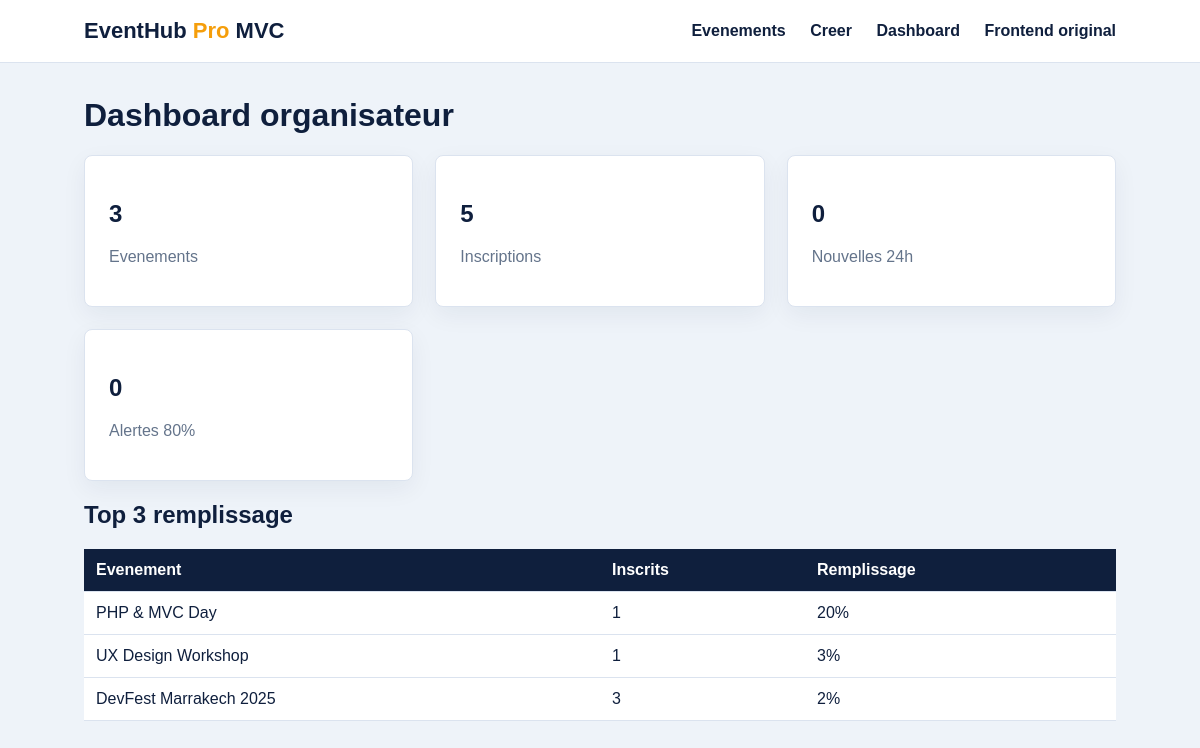
The page /index.php?route=dashboard on the database its author committed.
### tables this page shows
CREATE TABLE events (
    id              INT UNSIGNED AUTO_INCREMENT PRIMARY KEY,
    title           VARCHAR(255) NOT NULL,
    description     TEXT NOT NULL,
    event_date      DATETIME NOT NULL,
    location        VARCHAR(255) NOT NULL,
    capacity        SMALLINT UNSIGNED NOT NULL CHECK (capacity > 0),
    category        VARCHAR(50) NOT NULL,
    organizer_email VARCHAR(255) NOT NULL,
    organizer_id    INT UNSIGNED NULL,
    alert_sent      TINYINT(1) NOT NULL DEFAULT 0,
    created_at      DATETIME NOT NULL DEFAULT CURRENT_TIMESTAMP,
    updated_at      DATETIME NOT NULL DEFAULT CURRENT_TIMESTAMP ON UPDATE CURRENT_TIMESTAMP,
    CONSTRAINT fk_events_organizer FOREIGN KEY (organizer_id) REFERENCES users(id) ON DELETE SET NULL
);

### core/Controller.php (called while the page is built, shortened)
<?php
abstract class Controller
{
    protected function view(string $view, array $data = []): void
    {
        extract($data, EXTR_SKIP);
        require __DIR__ . '/../app/Views/layouts/header.php';
        require __DIR__ . '/../app/Views/' . $view . '.php';
        require __DIR__ . '/../app/Views/layouts/footer.php';
    }
}

### app/Controllers/DashboardController.php (called while the page is built)
<?php
final class DashboardController extends Controller
{
    public function index(): void
    {
        $stats = (new EventModel($this->pdo))->stats();
        $this->view('dashboard/index', [
            'title' => 'Dashboard',
            'summary' => $stats['summary'],
            'top3' => $stats['top3'],
            'perEvent' => $stats['per_event'],
        ]);
    }
}

### core/Router.php (called while the page is built, shortened)
<?php
final class Router
{
    private array $routes = [];
    public function dispatch(string $method, string $path): void
    {
        $path = trim($path, '/');
        $key = strtoupper($method) . ' ' . ($path === '' ? 'events' : $path);
        [$class, $action] = $this->routes[$key];
        $controller = new $class();
        $controller->$action();
    }
    private function add(string $method, string $path, array $handler): void
    {
        $path = trim($path, '/');
        $this->routes[strtoupper($method) . ' ' . ($path === '' ? 'events' : $path)] = $handler;
    }
}

### public/index.php (called while the page is built, shortened)
<?php
require_once __DIR__ . '/../core/Controller.php';
require_once __DIR__ . '/../core/Router.php';
require_once __DIR__ . '/../app/Models/EventModel.php';
require_once __DIR__ . '/../app/Controllers/DashboardController.php';
$router = new Router();
$router->get('', [EventController::class, 'index']);
$router->get('events', [EventController::class, 'index']);
$router->get('events/create', [EventController::class, 'create']);
$router->post('events/store', [EventController::class, 'store']);
$router->post('events/register', [EventController::class, 'register']);
$router->match(['GET', 'POST'], 'api/events', [ApiController::class, 'events']);
$router->get('api/stats', [ApiController::class, 'stats']);
$router->get('dashboard', [DashboardController::class, 'index']);
$router->get('pdf/ticket', [PdfController::class, 'ticket']);
$router->get('pdf/report', [PdfController::class, 'report']);
$route = (string)($_GET['route'] ?? 'events');
$router->dispatch($_SERVER['REQUEST_METHOD'], $route);

### app/Models/EventModel.php (called while the page is built, shortened)
<?php
final class EventModel
{
    public function stats(): array
    {
        $summary = $this->pdo->query(
            "SELECT
                COUNT(*) AS total_events,
                COALESCE(SUM(ec.registered_count), 0) AS total_registered,
                COALESCE(SUM(ec.new_last_24h), 0) AS new_last_24h,
                COALESCE(ROUND(AVG(ec.fill_pct)), 0) AS avg_fill_pct,
                COALESCE(SUM(CASE WHEN ec.fill_pct >= 80 THEN 1 ELSE 0 END), 0) AS alert_count
             FROM events e
             LEFT JOIN (
                SELECT e2.id,
                       COUNT(r2.id) AS registered_count,
                       COALESCE(SUM(CASE WHEN r2.registered_at >= NOW() - INTERVAL 24 HOUR THEN 1 ELSE 0 END), 0) AS new_last_24h,
                       ROUND(COUNT(r2.id) / e2.capacity * 100) AS fill_pct
                FROM events e2
                LEFT JOIN registrations r2 ON r2.event_id = e2.id
                GROUP BY e2.id
             ) ec ON ec.id = e.id"
        )->fetch();
        $top3 = $this->pdo->query(
            'SELECT e.id, e.title, COUNT(r.id) AS reg,
                    ROUND(COUNT(r.id) / e.capacity * 100) AS fill_pct
             FROM events e
             LEFT JOIN registrations r ON r.event_id = e.id
             GROUP BY e.id
             ORDER BY fill_pct DESC, reg DESC
             LIMIT 3'
        )->fetchAll();
        $perEvent = $this->pdo->query(
            'SELECT e.id, e.title, e.capacity, COUNT(r.id) AS registered,
                    ROUND(COUNT(r.id) / e.capacity * 100) AS fill_pct,
                    (e.capacity - COUNT(r.id) = 0) AS is_full
             FROM events e
             LEFT JOIN registrations r ON r.event_id = e.id
             GROUP BY e.id
             ORDER BY fill_pct DESC, registered DESC'
        )->fetchAll();
        $byDay = $this->pdo->query(
            'SELECT DATE(registered_at) AS day, COUNT(*) AS count
             FROM registrations
             WHERE registered_at >= DATE_SUB(NOW(), INTERVAL 7 DAY)
             GROUP BY DATE(registered_at)
             ORDER BY day ASC'
        )->fetchAll();
        return [
            'summary' => $summary,
            'top3' => $top3,
            'per_event' => $perEvent,
            'registrations_by_day' => $byDay,
        ];
    }
}

### app/Views/dashboard/index.php (the view)
<h1>Dashboard organisateur</h1>
<div class="grid">
    <section class="panel">
        <h2><?= (int)$summary['total_events'] ?></h2>
        <p class="muted">Evenements</p>
    </section>
    <section class="panel">
        <h2><?= (int)$summary['total_registered'] ?></h2>
        <p class="muted">Inscriptions</p>
    </section>
    <section class="panel">
        <h2><?= (int)$summary['new_last_24h'] ?></h2>
        <p class="muted">Nouvelles 24h</p>
    </section>
    <section class="panel">
        <h2><?= (int)$summary['alert_count'] ?></h2>
        <p class="muted">Alertes 80%</p>
    </section>
</div>
<h2>Top 3 remplissage</h2>
<table>
    <thead>
    <tr>
        <th>Evenement</th>
        <th>Inscrits</th>
        <th>Remplissage</th>
    </tr>
    </thead>
    <tbody>
    <?php foreach ($top3 as $event): ?>
        <tr>
            <td><?= htmlspecialchars($event['title'], ENT_QUOTES, 'UTF-8') ?></td>
            <td><?= (int)$event['reg'] ?></td>
            <td><?= (int)$event['fill_pct'] ?>%</td>
        </tr>
    <?php endforeach; ?>
    </tbody>
</table>

### app/Views/layouts/header.php (style rules this page uses)
:root { --navy: #0f1f3d; --blue: #2563eb; --orange: #f59e0b; --line: #dbe3ef; }
* { box-sizing: border-box; }
body { margin: 0; font-family: Arial, sans-serif; color: var(--navy); background: #eef3f9; }
.panel { background: white; border: 1px solid var(--line); border-radius: 8px; padding: 24px; box-shadow: 0 8px 24px rgba(15, 31, 61, .06); }
.grid { display: grid; grid-template-columns: repeat(auto-fit, minmax(260px, 1fr)); gap: 22px; }
.muted { color: #64748b; }
table { width: 100%; border-collapse: collapse; background: white; }
th, td { padding: 12px; border-bottom: 1px solid var(--line); text-align: left; }
th { background: var(--navy); color: white; }

### rows shown on the page
events: title "PHP & MVC Day", reg "1", fill_pct "20"
events: title "UX Design Workshop", reg "1", fill_pct "3"
events: title "DevFest Marrakech 2025", reg "3", fill_pct "2"

### other values the page prints
$summary['total_events'] "3"
$summary['total_registered'] "5"
$summary['new_last_24h'] "0"
$summary['alert_count'] "0"
